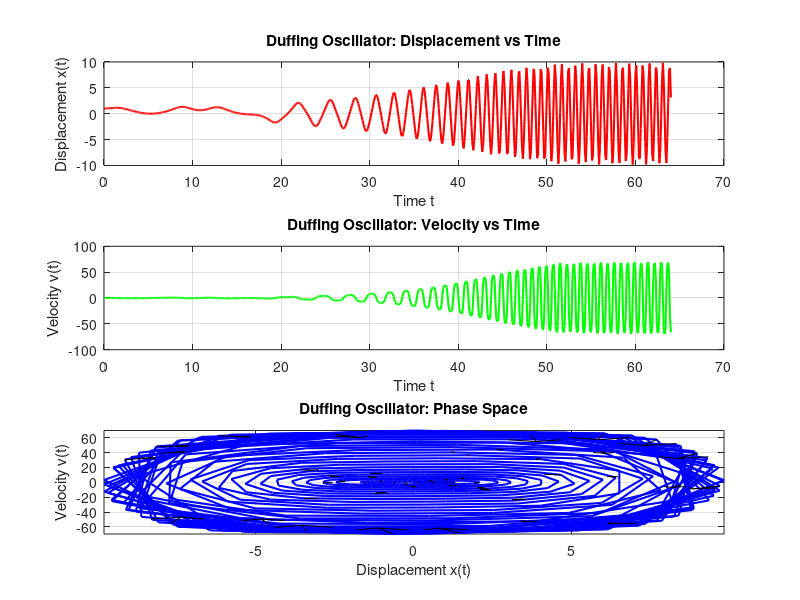

Reproduce this figure in MATLAB. (Note: this script raises an error after producing the figure.)
%% Program to solve for the Duffing Oscillator Equation using RK-4 Method
%
% Author: Sahil Raj
% Assignment 9 Problem 1

clc; clear all;

% CONSTANTS
k = -1;
b = 0.2;
l = 1;
F0 = 0.3;
w = 1.2;
m = 1.0;

% COEFFICIENTS
c1 = -k/m;
c2 = -l/m;
c3 = b/m;
c4 = F0/m;

% FUNCTION FOR SLOPE OF V(t)
F = @(x, v, t) c1*x + c2*x*x*x + c3*v + c4*cos(w*t);

x0 = 1.0;
v0 = 0.0;

% INITIAL VECTOR
Y0 = [
  x0;
  v0;
];

dt = 0.1;
tmin = 0.0;
tmax = 64.0;

ts = tmin:dt:tmax;
N = length(ts);

% SOLUTION ARRAY
Ys = zeros(N, 2);

% PLACE THE INITIAL CONDITION
Ys(1, :) = Y0;

for i = 2:N
  Y = Ys(i-1, :);
  x = Y(1);
  v = Y(2);
  t = tmin + (i-1) * dt;

  % slopes for x and v
  k1x = dt * v;
  k1v = dt * F(x, v, t);
  k2x = dt * (v + 0.5*k1v);
  k2v = dt * F(x + 0.5*k1x, v + 0.5*k1v, t + 0.5*dt);
  k3x = dt * (v + 0.5*k2v);
  k3v = dt * F(x + 0.5*k2x, v + 0.5*k2v, t + 0.5*dt);
  k4x = dt * (v + k3v);
  k4v = dt * F(x + k3x, v + k3v, t + dt);
  x_next = x + (k1x + 2*k2x + 2*k3x + k4x)/6;
  v_next = v + (k1v + 2*k2v + 2*k3v + k4v)/6;
  Ys(i,:) = [x_next, v_next];
endfor

% Extract results
Xs = Ys(:, 1);
Vs = Ys(:, 2);

% Create figure with 3 subplots
figure('Name','Duffing Oscillator Results','NumberTitle','off');

% Plot x(t)
subplot(3,1,1);
plot(ts, Xs, 'r', 'LineWidth', 1.5);
grid on;
xlabel('Time t');
ylabel('Displacement x(t)');
title('Duffing Oscillator: Displacement vs Time');

% Plot v(t)
subplot(3,1,2);
plot(ts, Vs, 'g', 'LineWidth', 1.5);
grid on;
xlabel('Time t');
ylabel('Velocity v(t)');
title('Duffing Oscillator: Velocity vs Time');

% Plot phase space (v vs x)
subplot(3,1,3);
plot(Xs, Vs, 'b', 'LineWidth', 1.5);
grid on;
xlabel('Displacement x(t)');
ylabel('Velocity v(t)');
title('Duffing Oscillator: Phase Space');
axis tight;

% Optional: add arrow markers along the phase trajectory to indicate direction
hold on;
quiver(Xs(1:10:end-1), Vs(1:10:end-1), ...
       diff(Xs(1:10:end)), diff(Vs(1:10:end)), 0.5, 'k');
hold off;

% Improve spacing between subplots
sgtitle('Duffing Oscillator Dynamics (RK4 Method)');

